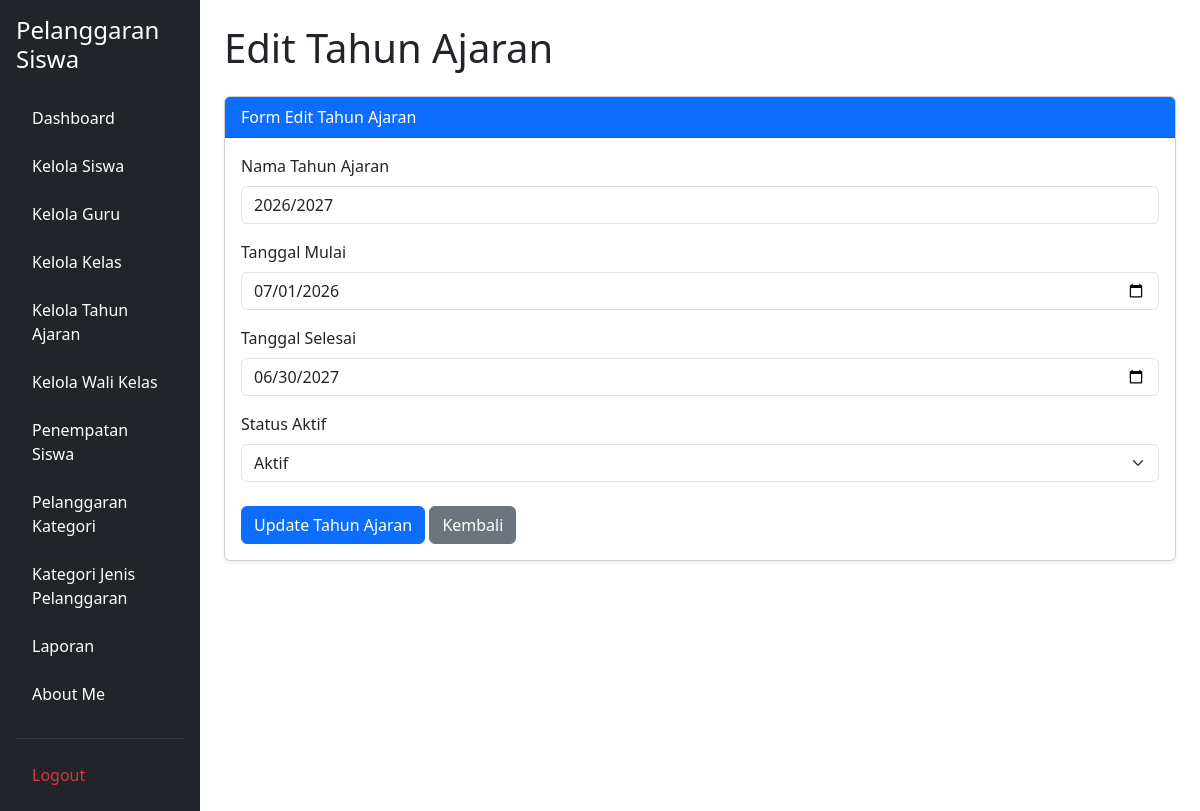
The app's page /edit_tahun_ajaran.php?id=2 (signed in) with its own data.
### tables this page shows
CREATE TABLE `t_tahun_ajaran` (
  `id` int(11) NOT NULL,
  `nama` varchar(20) DEFAULT NULL,
  `tanggal_mulai` date NOT NULL,
  `tanggal_selesai` date NOT NULL,
  `status_aktif` tinyint(1) NOT NULL,
  `created_at` timestamp NOT NULL DEFAULT current_timestamp(),
  `updated_at` timestamp NOT NULL DEFAULT current_timestamp()
);

### edit_tahun_ajaran.php (the view, shortened to what this page needs)
<?php
include 'config/koneksi.php';
$id = (int) $_GET['id'];
$stmt = mysqli_prepare(
    $koneksi,
    "SELECT * FROM t_tahun_ajaran WHERE id = ?"
);
mysqli_stmt_bind_param($stmt, "i", $id);
mysqli_stmt_execute($stmt);
$hasil = mysqli_stmt_get_result($stmt);
$data = mysqli_fetch_assoc($hasil);
?>
<!DOCTYPE html>
<html lang="id">
<head>
    <link href="https://cdn.jsdelivr.net/npm/bootstrap@5.3.8/dist/css/bootstrap.min.css"
          rel="stylesheet">
</head>
<body>
<div class="container-fluid">
    <div class="row">
        <?php include 'layout/sidebar.php'; ?>
        <main class="col-md-9 col-lg-10 p-4">
            <h1 class="mb-4">Edit Tahun Ajaran</h1>
            <div class="card shadow-sm">
                <div class="card-header bg-primary text-white">
                    Form Edit Tahun Ajaran
                </div>
                <div class="card-body">
                    <form action="proses_edit_tahun_ajaran.php"
                          method="POST"
                          id="formEditTahunAjaran">
                        <div class="mb-3">
                            <label for="nama" class="form-label">
                                Nama Tahun Ajaran
                            </label>
                            <input type="text"
                                   name="nama"
                                   id="nama"
                                   class="form-control"
                                   value="<?= htmlspecialchars($data['nama'] ?? '') ?>"
                                   required>
                        </div>
                        <div class="mb-3">
                            <label for="tanggal_mulai" class="form-label">
                                Tanggal Mulai
                            </label>
                            <input type="date"
                                   name="tanggal_mulai"
                                   id="tanggal_mulai"
                                   class="form-control"
                                   value="<?= htmlspecialchars($data['tanggal_mulai'] ?? '') ?>"
                                   required>
                        </div>
                        <div class="mb-3">
                            <label for="tanggal_selesai" class="form-label">
                                Tanggal Selesai
                            </label>
                            <input type="date"
                                   name="tanggal_selesai"
                                   id="tanggal_selesai"
                                   class="form-control"
                                   value="<?= htmlspecialchars($data['tanggal_selesai'] ?? '') ?>"
                                   required>
                        </div>
                        <div class="mb-4">
                            <label for="status_aktif" class="form-label">
                                Status Aktif
                            </label>
                            <select name="status_aktif"
                                    id="status_aktif"
                                    class="form-select"
                                    required>
                                <option value="1"
                                    <?= $data['status_aktif'] == 1 ? 'selected' : '' ?>>
                                    Aktif
                                </option>
                            </select>
                        </div>
                        <button type="submit" class="btn btn-primary">
                            Update Tahun Ajaran
                        </button>
                        <a href="kelola_tahun_ajaran.php"
                           class="btn btn-secondary">
                            Kembali
                        </a>
                    </form>
                </div>
            </div>
        </main>
    </div>
</div>
</body>
</html>

### records on screen
t_tahun_ajaran: nama "2026/2027", tanggal_mulai "07/01/2026", tanggal_selesai "06/30/2027", status_aktif "Aktif"
